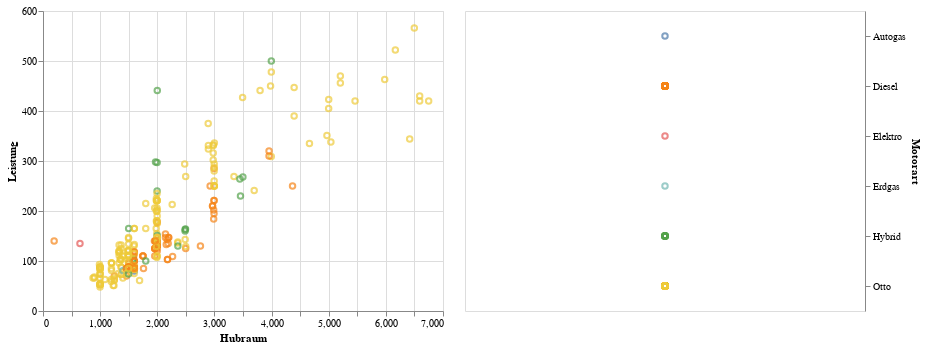

Notebook code for this chart:
### Code cell
plot(g.tail(1))

### Figure 1 — Vega-Lite specification as saved in the notebook (floating-point values rounded to 4 significant figures; data arrays with more than 128 entries replaced by an {"elided": "..."} marker saying what was removed)
{"$schema": "https://vega.github.io/schema/vega-lite/v3.4.0.json", "config": {"mark": {"tooltip": null}, "view": {"height": 300, "width": 400}}, "data": {"name": "data-eb39cc24ec362a83fc729103fef36332"}, "datasets": {"data-eb39cc24ec362a83fc729103fef36332": {"elided": "266 records"}}, "hconcat": [{"encoding": {"color": {"condition": {"field": "Motorart", "legend": null, "selection": "selector020", "type": "nominal"}, "value": "lightgray"}, "tooltip": {"field": "Modell", "type": "nominal"}, "x": {"field": "Hubraum", "type": "quantitative"}, "y": {"field": "Leistung", "type": "quantitative"}}, "mark": "point"}, {"encoding": {"color": {"condition": {"field": "Motorart", "legend": null, "selection": "selector020", "type": "nominal"}, "value": "lightgray"}, "y": {"axis": {"orient": "right"}, "field": "Motorart", "type": "nominal"}}, "mark": "point", "selection": {"selector020": {"fields": ["Motorart"], "type": "multi"}}}]}
